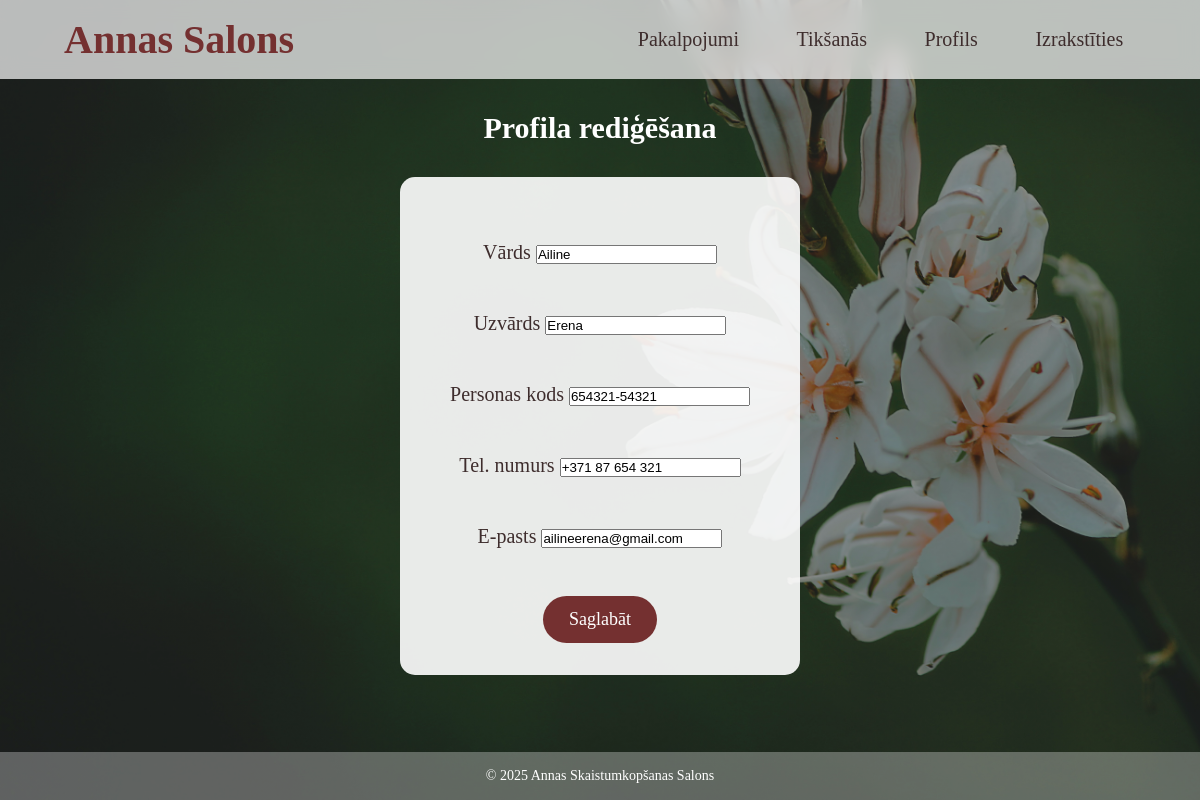
Page /profils (signed in) on the committed database.
### tables this page shows
CREATE TABLE klienti (
                id INTEGER PRIMARY KEY AUTOINCREMENT,
                username TEXT UNIQUE NOT NULL,
                password TEXT NOT NULL,
                vards TEXT,
                uzvards TEXT,
                pk TEXT,
                tel_numurs TEXT,
                email TEXT
            );

### app.py (the view, shortened to what this page needs)
@app.route('/profils', methods=['GET', 'POST'])
def profils():
    if 'username' not in session:
        return redirect(url_for('pieteikties'))
    conn = get_db()
    c = conn.cursor()
    c.execute('SELECT * FROM klienti WHERE username=?', (session['username'],))
    user = c.fetchone()
    if not user:
        flash('Lietotājs nav atrasts!', 'danger')
        return redirect(url_for('home'))
    conn.close()
    return render_template('profils.html', user=user, is_admin=(session.get('username') == ADMIN_USERNAME))

### app.py (called while the page is built)
def get_db():
    conn = sqlite3.connect(DATABASE)
    conn.row_factory = sqlite3.Row
    return conn

@app.context_processor
def inject_user():
    return dict(logged_in=('username' in session), username=session.get('username'))

### templates/profils.html (shortened to what this page needs)
<!DOCTYPE html>
<html lang="en">
<head>
    <link rel="stylesheet" href="{{ url_for('static', filename='style.css') }}?v=1">
</head>
<body>
    <header>
        <h1><a href="/">Annas Salons</a></h1>
        <nav>
            <a href="/pakalpojumi">Pakalpojumi</a>
            {% if not logged_in %}
                <a href="/registreties">Reģistrēties</a>
                <a href="/pieteikties">Pieteikties</a>
            {% else %}
                <a href="/tiksanas">Tikšanās</a>
                <a href="/profils">Profils</a>
                <a href="{{ url_for('logout') }}">Izrakstīties</a>
            {% endif %}
        </nav>
    </header>
    <main>
        <div class="div-2"><h2>Profila rediģēšana</h2></div>
        <div class="div-1">
            <form method="POST">
                <div class="div-2">
                    <label for="vards">Vārds</label>
                    <input type="text" id="vards" name="vards" value="{{ user.vards or '' }}" required>
                </div>
                <div class="div-2">
                    <label for="uzvards">Uzvārds</label>
                    <input type="text" id="uzvards" name="uzvards" value="{{ user.uzvards or '' }}" required>
                </div>
                <div class="div-2">
                    <label for="pk">Personas kods</label>
                    <input type="text" id="pk" name="pk" value="{{ user.pk or '' }}" required>
                </div>
                <div class="div-2">
                    <label for="tel_numurs">Tel. numurs</label>
                    <input type="text" id="tel_numurs" name="tel_numurs" value="{{ user.tel_numurs or '' }}" required>
                </div>
                <div class="div-2">
                    <label for="email">E-pasts</label>
                    <input type="email" id="email" name="email" value="{{ user.email or '' }}" required>
                </div>
                <button type="submit" class="btn-drk">Saglabāt</button>
            </form>
        </div>
    </main>
    <footer>
        <p>&copy; 2025 Annas Skaistumkopšanas Salons</p>
    </footer>
</body>
</html>

### rows in the picture
klienti: vards "Ailine", uzvards "Erena", pk "654321-54321", tel_numurs "+371 87 654 321", email "ailineerena@gmail.com"
